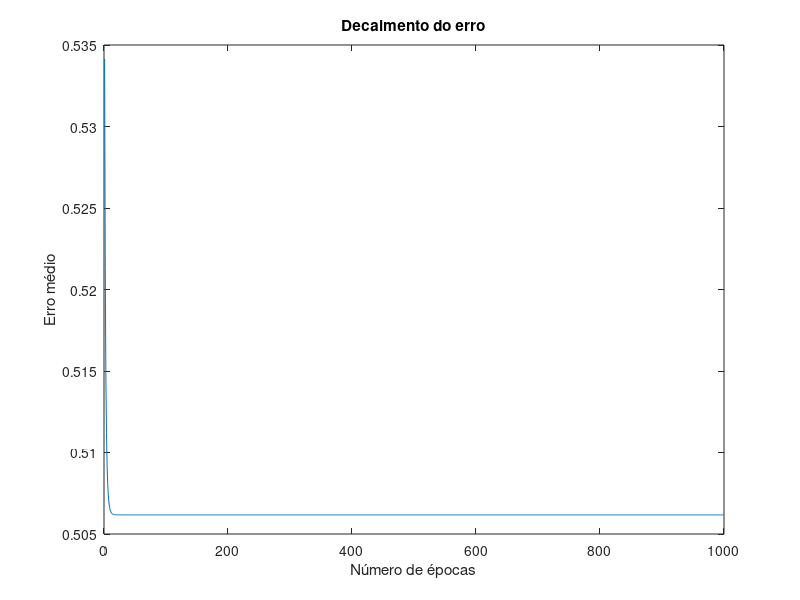

Here is the MATLAB script that generated this plot:
clear all;
% Dados de entrada
X = [1 1; 1 -1; -1 1; -1 -1];
D = [1; -1; -1; -1];

% Inicialização dos pesos
W = rand(1, 2);

% Taxa de aprendizagem
alpha = 0.1;

% Número máximo de iterações
max_epochs = 1000;

% Treinamento
for epoch = 1:max_epochs
    % Para cada entrada de treinamento
    for i = 1:size(X, 1)
        % Saída da rede
        Y = W * X(i,:)';

        % Erro
        E = D(i) - Y;

        % Atualização dos pesos
        W = W + alpha * E * X(i,:);
    end
    % Calculo do erro medio da epoca
    Y1=W*X';
    E=D'-Y1;
    erros(epoch)=mean(E.^2);
end

% Teste
for i = 1:size(X, 1)
    Y = W * X(i,:)';
    disp(['Entrada: ', num2str(X(i,:)), ' Saída: ', num2str(Y)]);
end

% Plotagem do gráfico de decaimento do erro
plot(1:max_epochs, erros);
title('Decaimento do erro');
xlabel('Número de épocas');
ylabel('Erro médio');
